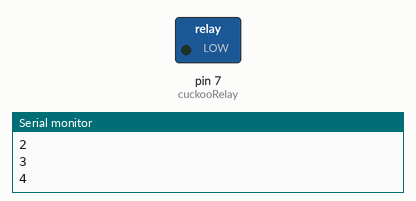
A sketch run on a simulated Arduino Uno, built with avr-gcc and run on an emulated ATmega328P. Shown: switched loads named in the sketch (green lamp = pin HIGH), the last lines printed to the serial monitor.

Above: at 5.0 s.
At 11.5 s:
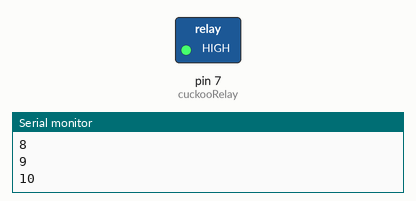
Timing chart, 0 to 15.6 s (numbered marks = the images above):
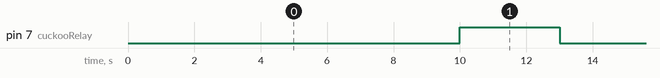

The sketch:

cuckoo_crazy.ino
```cpp
    // the number of the pushbutton pin

int cuckooRelay = 7;
//==================================MODEL IDLE STATE===================================
int idleState = 0;
const unsigned long noButtonPushSampleIntervalMs = 1000;

unsigned long longCountMax = 10; //500*25 = 12500= 12.5 seconds 600x1000 = 10 minutes

int longIdleCount = 0;
long timer = 0;
unsigned long idlePreviousMillis = 0;

long idleStartTime = 0;

void resetCounter()  // set counter to 0
{
  Serial.println("button not pushed start counter");
  longIdleCount = 0;
}

void setup() {
  // put your setup code here, to run once:
  Serial.begin(19200);
  pinMode(cuckooRelay,OUTPUT);
  digitalWrite(cuckooRelay,LOW);
}

void loop()
{

  // put your main code here, to run repeatedly:

  // idle state if the model is inactive to avoid sticking execute the following every N minutes
  if (idleState == 0) // if button not pushed
  {
    Serial.println("start counter");
    Serial.println("human override countdown:");
    idleState = 1;
  }
  else if (idleState == 1)
  {
    // delay between current time and last time
    if (millis() - idlePreviousMillis >= noButtonPushSampleIntervalMs) // check between the last time and the current time difference is greater than the interval
    {
      idlePreviousMillis = millis();
      longIdleCount++;  //  start counting
      Serial.println(longIdleCount);

      if (longIdleCount >= longCountMax) // yes the count on the timer has exceeded 12 seconds
      {

        digitalWrite(cuckooRelay, HIGH);
        timer = millis();
        idleState = 2;
      }
    }
  }
  else if(idleState == 2 && millis()>= timer + 3 * 1000)
  {
    resetCounter();
    digitalWrite(cuckooRelay, LOW);
    idleState = 0;
  }

}
```

Measured:
- by itself, pin 7 (cuckooRelay): alternates HIGH for 3.0 s and LOW for 9.0 s
